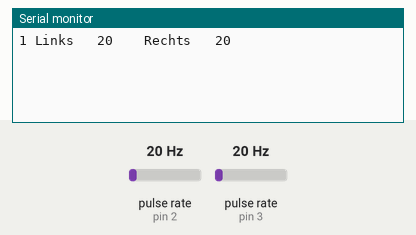
Simulated run of this sketch. Board: Arduino Uno, built with avr-gcc and run on an emulated ATmega328P. Parts: the last lines printed to the serial monitor. Wiring (inferred from the names in the program): 2 × pulse sensor: data pin 2 / data pin 3. Inputs (shaded band) come from the test bench; at power-on: pulse rate (sensors on pin 2, pin 3) 20 Hz.

Above: at 1.2 s.
1.3 s: pulse rate (sensor on pin 2) set to 4 Hz
At 2.3 s:
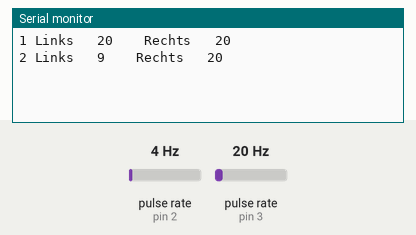
2.8 s: pulse rate (sensor on pin 3) set to 4 Hz
At 3.8 s:
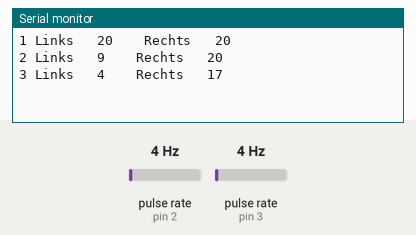
4.3 s: pulse rate (sensor on pin 2) set to 50 Hz
At 5.6 s:
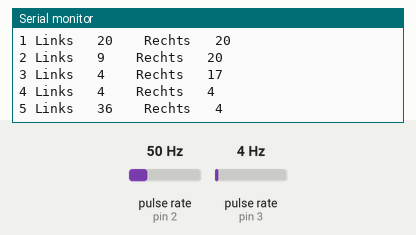
5.8 s: pulse rate (sensor on pin 3) set to 50 Hz
At 6.6 s:
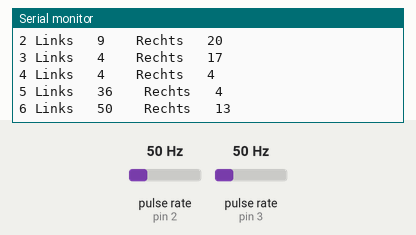
Timing chart, 0 to 8.3 s (numbered marks = the images above; inputs shaded):
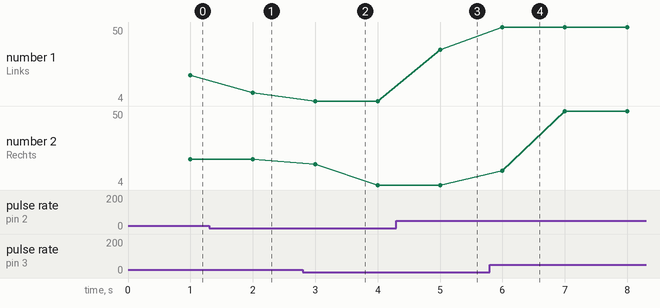

The sketch:

LikOMeter.ino
```cpp
#include <TimerOne.h>

bool Time_Second_has_gone = false;
int seconds = 0;

int communication_seconds = 0;
volatile int Left_Pulses; //Amount of pulses left
int Sensor_Left = 2; // Connection of sensor left

volatile int Right_Pulses; //Amount of pulses right
int Sensor_Right = 3; //Connection of sensor right

void rpmLeft ()  //interupt call left
{
  Left_Pulses++;
 }

void rpmRight ()  //interupt call right
{
  Right_Pulses++;
}

void Timer1Interrupt()
{
  Time_Second_has_gone = true;
}

// The setup() method runs once, when the sketch starts
void setup() //
{
  Serial.begin(115200); //This is the setup function where the serial port is initialised,
  pinMode(Sensor_Left, INPUT); //initializes digital pin as an input
  pinMode(Sensor_Right, INPUT); //initializes digital pin as an input
  digitalWrite(Sensor_Left, INPUT_PULLUP);
  digitalWrite(Sensor_Right, INPUT_PULLUP);
  attachInterrupt(digitalPinToInterrupt(Sensor_Left), rpmLeft, FALLING); //and the interrupt is attached
  attachInterrupt(digitalPinToInterrupt(Sensor_Right), rpmRight, FALLING); //and the interrupt is attached

  Time_Second_has_gone = false;

  Left_Pulses = 0;  //Set to 0 ready for calculations
  Right_Pulses = 0;   //Set  to 0 ready for calculations

  Timer1.initialize(1000000);  // elke seconde interrupt
  Timer1.attachInterrupt(Timer1Interrupt);  // attaches Timer1Interrupt() as a timer overflow interrupt
}

void toon()
{
  Serial.print (seconds, DEC);
  Serial.print (" Links \t");
  Serial.print (Left_Pulses, DEC);
  Serial.print (" \t");
  Serial.print (" Rechts \t");
  Serial.print (Right_Pulses, DEC);
  Serial.print("\r\n");
  Serial.print("\r\n");
}

// the loop() method runs over and over again,
// as long as the Arduino has power
void loop ()
{
  interrupts();  //Enables interrupts

  if ( Time_Second_has_gone == true)
  {
    noInterrupts();
    Time_Second_has_gone = false;
    seconds++;
    toon ();
    Right_Pulses = 0;
    Left_Pulses = 0;
  }
}
```

Measured:
- after the input at 1.3 s, the serial monitor: prints a new line after 0.70 s (image 1)
- after the input at 2.8 s, the serial monitor: prints a new line after 0.20 s (image 2)
- after the input at 4.3 s, the serial monitor: prints a new line after 0.70 s (image 3)
- after the input at 5.8 s, the serial monitor: prints a new line after 0.20 s (image 4)
- plotted number 1: 20 → 9 after the input at 1.3 s, 4 → 36 after the input at 4.3 s
